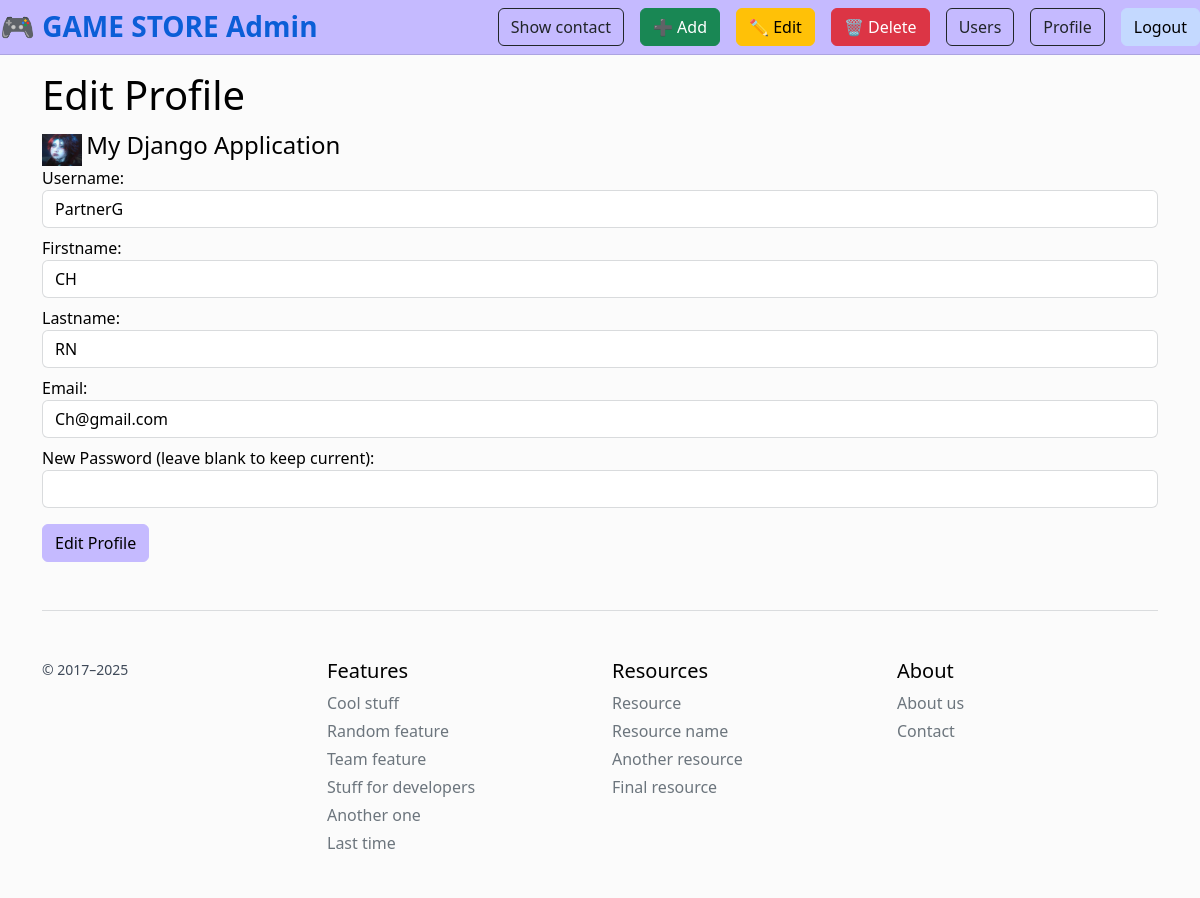
Screenshot of /editprofile/ (signed in) with the database file from the repository.
### myapp/models.py (models this page shows, shortened)
class Profile(models.Model):
    user = models.OneToOneField(User, on_delete=models.CASCADE)
    usertype = models.CharField(max_length=100, default='member')   # member / vip / vvip
    point = models.IntegerField(default=0)
    from django.db import models

### myapp/views.py (the view, shortened to what this page needs)
# urls.py: path('editprofile/', editProfile, name='editprofile-page'),
@login_required
def editProfile(request):
    profile, _ = Profile.objects.get_or_create(user=request.user)
    context = {"profile": profile}
    return render(request, "myapp/editprofile.html", context)

### myapp/template/myapp/editprofile.html (shortened to what this page needs)
{% extends 'myapp/base.html' %}
{% block myheader %}
  <h1>Edit Profile</h1>
{% endblock myheader %}
{% block content %}
<form method="POST" action="">
  <div class="form-group mb-2">
    <label for="username">Username:</label>
    <input type="text" class="form-control" id="username" name="username"
           value="{{ profile.user.username }}" required>
  </div>
  <div class="form-group mb-2">
    <label for="firstname">Firstname:</label>
    <input type="text" class="form-control" id="firstname" name="first_name"
           value="{{ profile.user.first_name }}" required>
  </div>
  <div class="form-group mb-2">
    <label for="lastname">Lastname:</label>
    <input type="text" class="form-control" id="lastname" name="last_name"
           value="{{ profile.user.last_name }}" required>
  </div>
  <div class="form-group mb-2">
    <label for="email">Email:</label>
    <input type="email" class="form-control" id="email" name="email"
           value="{{ profile.user.email }}" required>
  </div>
  <div class="form-group mb-3">
    <label for="password">New Password (leave blank to keep current):</label>
    <input type="password" class="form-control" id="password" name="password">
  </div>
  <button type="submit" class="btn btn-primary">Edit Profile</button>
</form>
{% endblock content %}

### myapp/template/myapp/base.html (style rules this page uses)
:root { --bg: #FBFBFB; --bg-elev: #E8F9FF; --card-bg: #FFFFFF; --text: #000000; --muted: #3f4a59; --accent: #C5BAFF; --accent-2: #C4D9FF; --border: rgba(31, 41, 55, .15); }
html, body { background-color: var(--bg); color: var(--text); }
.btn-primary { background-color: var(--accent); border-color: var(--accent); color: #000000; }
.form-label, label { color: var(--text) !important; }
.form-control, .form-select { background-color: #FFFFFF !important; color: #000000 !important; border-color: var(--border) !important; }
.form-control::placeholder { color: #6b7280; }

### rows the page displays
Profile: username "PartnerG", first_name "CH", last_name "RN", email "Ch@gmail.com"
